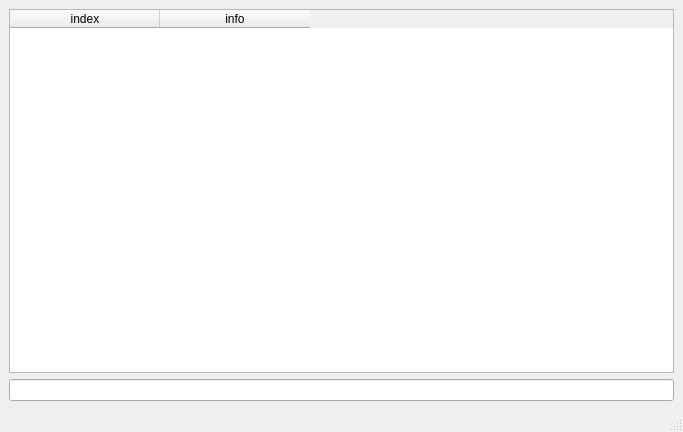
<?xml version="1.0" encoding="UTF-8"?>
<ui version="4.0">
 <class>MainWindow</class>
 <widget class="QMainWindow" name="MainWindow">
  <property name="geometry">
   <rect>
    <x>0</x>
    <y>0</y>
    <width>683</width>
    <height>432</height>
   </rect>
  </property>
  <property name="windowTitle">
   <string>MainWindow</string>
  </property>
  <widget class="QWidget" name="centralwidget">
   <layout class="QVBoxLayout" name="verticalLayout">
    <item>
     <widget class="QTableWidget" name="hashtablebig">
      <attribute name="horizontalHeaderMinimumSectionSize">
       <number>49</number>
      </attribute>
      <attribute name="horizontalHeaderDefaultSectionSize">
       <number>150</number>
      </attribute>
      <column>
       <property name="text">
        <string>index</string>
       </property>
      </column>
      <column>
       <property name="text">
        <string>info</string>
       </property>
      </column>
     </widget>
    </item>
    <item>
     <widget class="QLineEdit" name="lineEdit">
      <property name="readOnly">
       <bool>true</bool>
      </property>
     </widget>
    </item>
   </layout>
  </widget>
  <widget class="QMenuBar" name="menubar">
   <property name="geometry">
    <rect>
     <x>0</x>
     <y>0</y>
     <width>683</width>
     <height>22</height>
    </rect>
   </property>
  </widget>
  <widget class="QStatusBar" name="statusbar"/>
 </widget>
 <resources/>
 <connections/>
</ui>
